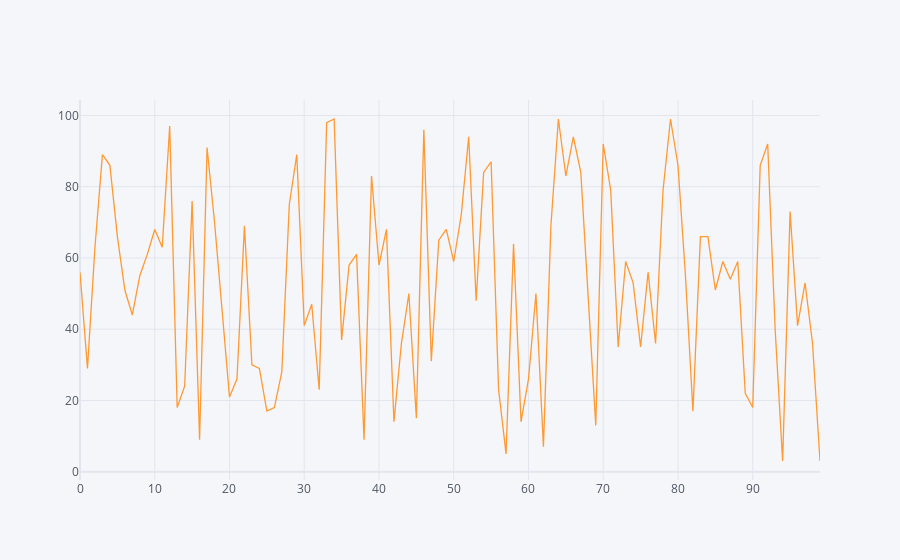

The cell this chart's notebook holds for it:
### Code cell
df1.iplot()

### Figure 1 — Plotly figure (JSON) as saved in the notebook; plotly's stock layout.template omitted (floating-point values rounded to 4 significant figures)
{"data": [{"line": {"color": "rgba(255, 153, 51, 1.0)", "dash": "solid", "shape": "linear", "width": 1.3}, "mode": "lines", "name": "0", "text": "", "type": "scatter", "x": [0, 1, 2, 3, 4, 5, 6, 7, 8, 9, 10, 11, 12, 13, 14, 15, 16, 17, 18, 19, 20, 21, 22, 23, 24, 25, 26, 27, 28, 29, 30, 31, 32, 33, 34, 35, 36, 37, 38, 39, 40, 41, 42, 43, 44, 45, 46, 47, 48, 49, 50, 51, 52, 53, 54, 55, 56, 57, 58, 59, 60, 61, 62, 63, 64, 65, 66, 67, 68, 69, 70, 71, 72, 73, 74, 75, 76, 77, 78, 79, 80, 81, 82, 83, 84, 85, 86, 87, 88, 89, 90, 91, 92, 93, 94, 95, 96, 97, 98, 99], "y": [56, 29, 63, 89, 86, 66, 51, 44, 55, 61, 68, 63, 97, 18, 24, 76, 9, 91, 70, 45, 21, 26, 69, 30, 29, 17, 18, 28, 75, 89, 41, 47, 23, 98, 99, 37, 58, 61, 9, 83, 58, 68, 14, 36, 50, 15, 96, 31, 65, 68, 59, 72, 94, 48, 84, 87, 23, 5, 64, 14, 26, 50, 7, 69, 99, 83, 94, 84, 50, 13, 92, 79, 35, 59, 53, 35, 56, 36, 79, 99, 86, 55, 17, 66, 66, 51, 59, 54, 59, 22, 18, 86, 92, 40, 3, 73, 41, 53, 36, 3]}], "layout": {"legend": {"bgcolor": "#F5F6F9", "font": {"color": "#4D5663"}}, "paper_bgcolor": "#F5F6F9", "plot_bgcolor": "#F5F6F9", "title": {"font": {"color": "#4D5663"}}, "xaxis": {"gridcolor": "#E1E5ED", "showgrid": true, "tickfont": {"color": "#4D5663"}, "title": {"font": {"color": "#4D5663"}, "text": ""}, "zerolinecolor": "#E1E5ED"}, "yaxis": {"gridcolor": "#E1E5ED", "showgrid": true, "tickfont": {"color": "#4D5663"}, "title": {"font": {"color": "#4D5663"}, "text": ""}, "zerolinecolor": "#E1E5ED"}}}
